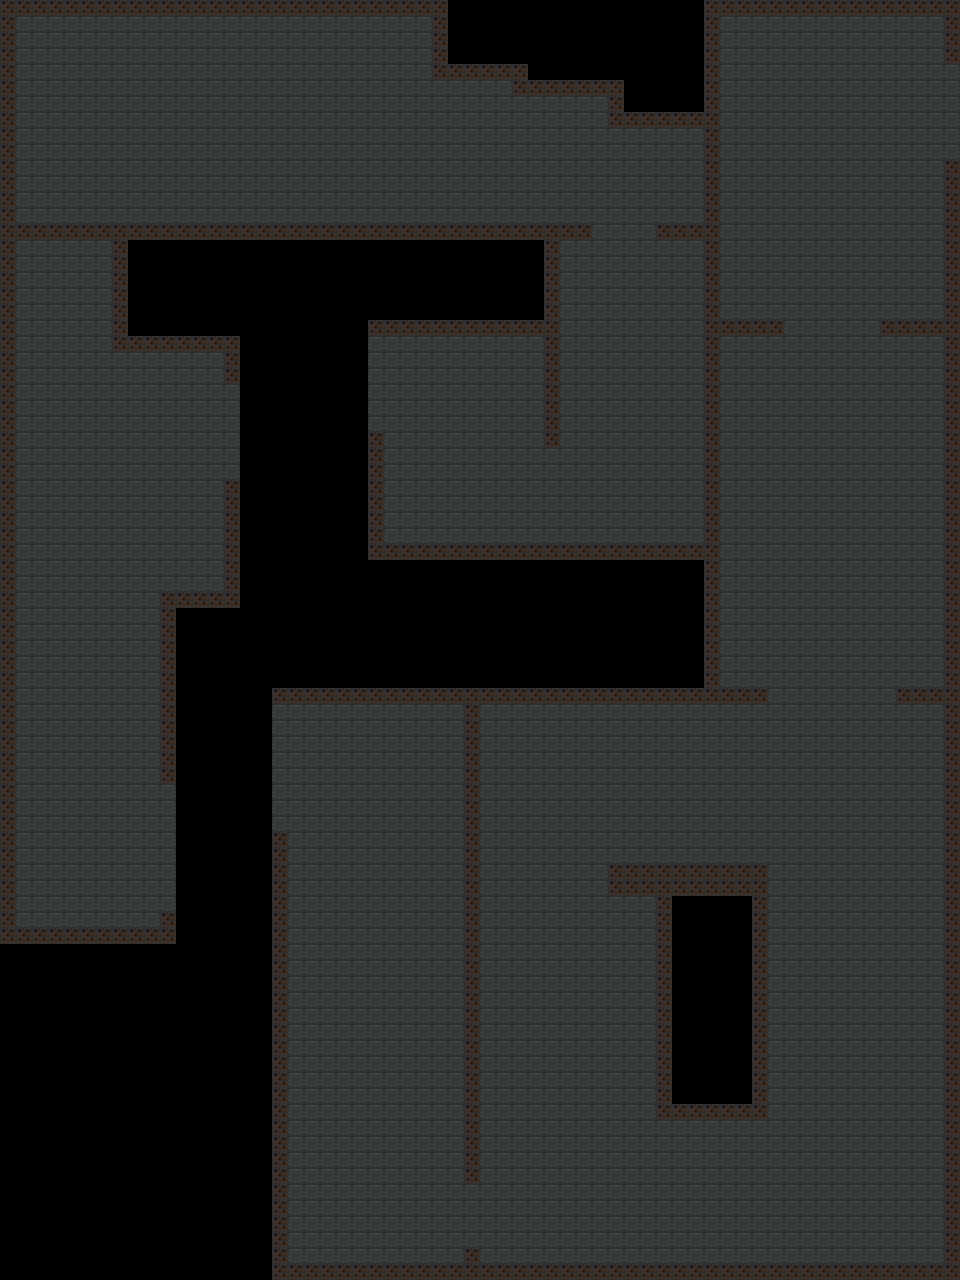

A 2D game scene composited from a Tiled map and its tileset images. What follows is a short description and the map's XML, with each tile layer's data collapsed to a summary:
An orthogonal 60x80 tile map with 16x16 px tiles, 2 tile layers (ground, walls) and 19 objects (11x aiGroup, 2x ramp, 2x door, blockOpening, treasureChest, ...).

<map version="1.2" tiledversion="1.2.2" orientation="orthogonal" renderorder="right-down" width="60" height="80" tilewidth="16" tileheight="16" infinite="0" nextlayerid="9" nextobjectid="63">
 <tileset firstgid="1" source="action rpg.tsx" />
 <layer id="1" name="ground" width="60" height="80">
  <data>[4800 cells, 3627 non-empty, 1 distinct tile ids]</data>
 </layer>
 <layer id="2" name="walls" width="60" height="80">
  <data>[4800 cells, 576 non-empty, 1 distinct tile ids]</data>
 </layer>
 <objectgroup color="#06cddf" id="3" name="environment">
  <object id="31" name="ramp-1" type="ramp" x="240" y="384">
   <polygon points="0,0 128,-48 128,48 0,96" />
  </object>
  <object id="32" name="ramp-1" type="ramp" x="160" y="784">
   <polygon points="0,0 112,-80 112,48 0,128" />
  </object>
  <object id="37" name="block opening" type="blockOpening" x="944" y="64" width="16" height="96" />
  <object id="41" name="Treasure chest" type="treasureChest" x="48" y="272" width="16" height="16">
   <properties>
    <property name="props" type="file" value="../../src/modules/dungeon/treasure-chest-definitions/starting-items.lua" />
   </properties>
  </object>
  <object id="50" name="door" type="door" x="576" y="224" width="96" height="16" />
  <object id="52" name="door" type="door" x="480" y="1168" width="96" height="16" rotation="90" />
 </objectgroup>
 <objectgroup color="#ff00ff" id="6" name="transition-points">
  <object id="46" name="check point" type="checkPoint" x="64" y="64">
   <properties>
    <property name="direction" type="int" value="0" />
   </properties>
   <point />
  </object>
  <object id="49" name="transition point next" type="levelExit" x="832" y="0" width="16" height="16">
   <properties>
    <property name="direction" type="int" value="3" />
   </properties>
  </object>
 </objectgroup>
 <objectgroup color="#ffff00" id="4" name="spawn-points">
  <object id="2" name="ai-group" type="aiGroup" x="304" y="1072" width="53" height="53">
   <properties>
    <property name="groupSize" type="int" value="3" />
   </properties>
   <ellipse />
  </object>
  <object id="3" name="ai-group" type="aiGroup" x="416" y="128" width="53" height="53">
   <properties>
    <property name="groupSize" type="int" value="1" />
   </properties>
   <ellipse />
  </object>
  <object id="5" name="ai-group" type="aiGroup" x="768" y="512" width="53" height="53">
   <properties>
    <property name="groupSize" type="int" value="3" />
   </properties>
   <ellipse />
  </object>
  <object id="6" name="ai-group" type="aiGroup" x="86" y="841" width="53" height="53">
   <properties>
    <property name="groupSize" type="int" value="4" />
   </properties>
   <ellipse />
  </object>
  <object id="7" name="ai-group" type="aiGroup" x="608" y="784" width="53" height="53">
   <properties>
    <property name="groupSize" type="int" value="4" />
   </properties>
   <ellipse />
  </object>
  <object id="8" name="ai-group" type="aiGroup" x="806" y="188" width="53" height="53">
   <properties>
    <property name="groupSize" type="int" value="4" />
   </properties>
   <ellipse />
  </object>
  <object id="9" name="ai-group" type="aiGroup" x="32" y="352" width="53" height="53">
   <properties>
    <property name="groupSize" type="int" value="4" />
   </properties>
   <ellipse />
  </object>
  <object id="10" name="ai-group" type="aiGroup" x="848" y="864" width="53" height="53">
   <properties>
    <property name="groupSize" type="int" value="3" />
   </properties>
   <ellipse />
  </object>
  <object id="12" name="ai-group" type="aiGroup" x="368" y="960" width="53" height="53">
   <properties>
    <property name="groupSize" type="int" value="4" />
   </properties>
   <ellipse />
  </object>
  <object id="13" name="ai-group" type="aiGroup" x="464" y="352" width="53" height="53">
   <properties>
    <property name="groupSize" type="int" value="2" />
   </properties>
   <ellipse />
  </object>
  <object id="14" name="ai-group" type="aiGroup" x="848" y="1056" width="53" height="53">
   <properties>
    <property name="groupSize" type="int" value="4" />
   </properties>
   <ellipse />
  </object>
 </objectgroup>
</map>
